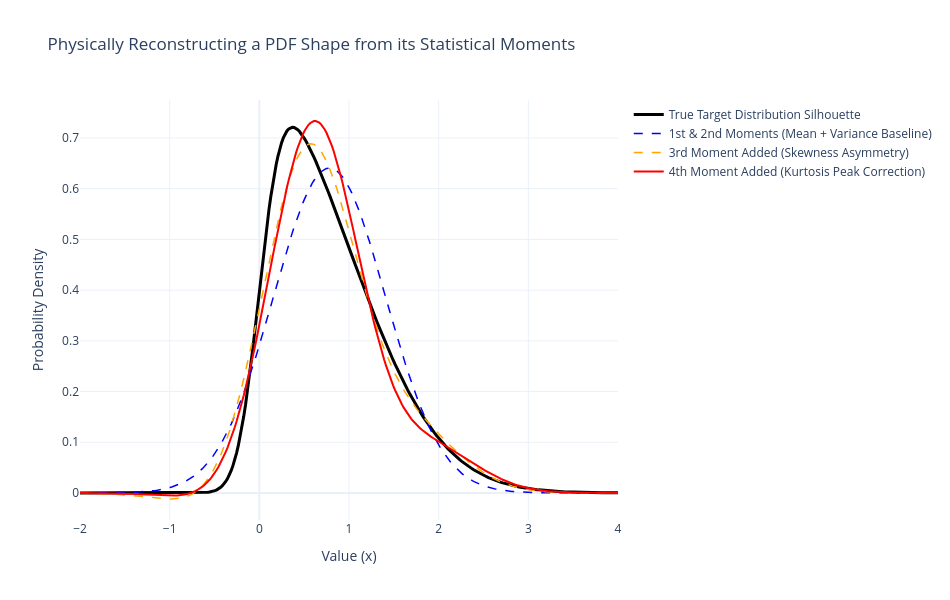

Notebook source saved alongside this figure:
### Markdown cell above
## Reconstructing a PDF's Shape from Its Moments

Moments don't just describe a curve abstractly — they can be used to rebuild an approximate density via a Gram–Charlier expansion around a Normal baseline. Starting from a skewed target distribution, we layer in the 3rd (skewness) and 4th (kurtosis) standardized moments on top of a mean/variance-only Normal approximation, watching the reconstructed curve bend toward the true shape.

### Code cell
# -------------------------------------------------------------------------
# 1. GENERATE THE TRUE SKEWED PDF TARGET
# -------------------------------------------------------------------------
np.random.seed(42)
true_skew_dist = stats.skewnorm(a=5, loc=0, scale=1)
x_grid = np.linspace(-2, 4, 300)
y_true_pdf = true_skew_dist.pdf(x_grid)

# Calculate empirical moments directly from the population parameters
mu = true_skew_dist.mean()
sigma = true_skew_dist.std()
skew = stats.skewnorm.stats(a=5, moments='s')  # 3rd Standardized Moment
kurt = stats.skewnorm.stats(a=5, moments='k')  # 4th Standardized Moment (Excess)

# -------------------------------------------------------------------------
# 2. CONSTRUCT THE PDF LAYERS STEP-BY-STEP (Gram-Charlier Expansion)
# -------------------------------------------------------------------------
# Standardize the x-axis grid to get z-scores
z = (x_grid - mu) / sigma
phi = stats.norm.pdf(z) / sigma

# Baseline: 1st & 2nd Moments (Just standard mean and variance)
pdf_2_moments = phi

# Layering the 3rd Moment: Skewness introduces directional tilt
# He3(z) = z^3 - 3z
he3 = z**3 - 3*z
pdf_3_moments = phi * (1.0 + (skew / 6.0) * he3)

# Layering the 4th Moment: Kurtosis adjusts peak sharpness and tail weight
# He4(z) = z^4 - 6z^2 + 3
he4 = z**4 - 6.0*z**2 + 3.0
pdf_4_moments = phi * (1.0 + (skew / 6.0) * he3 + (kurt / 24.0) * he4)

# -------------------------------------------------------------------------
# 3. INTERACTIVE PLOTLY RENDERING
# -------------------------------------------------------------------------
fig = go.Figure()

# Ground Truth Target Curve
fig.add_trace(go.Scatter(
    x=x_grid, y=y_true_pdf,
    mode='lines', line=dict(color='black', width=3),
    name='True Target Distribution Silhouette'
))

# Mean + Variance Guess
fig.add_trace(go.Scatter(
    x=x_grid, y=pdf_2_moments,
    mode='lines', line=dict(color='blue', width=1.5, dash='dash'),
    name='1st & 2nd Moments (Mean + Variance Baseline)'
))

# Skewness Addition
fig.add_trace(go.Scatter(
    x=x_grid, y=pdf_3_moments,
    mode='lines', line=dict(color='orange', width=1.5, dash='dash'),
    name='3rd Moment Added (Skewness Asymmetry)'
))

# Full 4-Moment Custom Profile
fig.add_trace(go.Scatter(
    x=x_grid, y=pdf_4_moments,
    mode='lines', line=dict(color='red', width=2),
    name='4th Moment Added (Kurtosis Peak Correction)'
))

# Structural Canvas Design
fig.update_layout(
    title='Physically Reconstructing a PDF Shape from its Statistical Moments',
    xaxis_title='Value (x)',
    yaxis_title='Probability Density',
    template='plotly_white',
    width=950, height=600,
    hovermode='x unified'
)

fig.show()

### Figure 1 — Plotly figure (JSON) as saved in the notebook; plotly's stock layout.template omitted (floating-point values rounded to 4 significant figures; data arrays with more than 128 entries replaced by an {"elided": "..."} marker saying what was removed)
{"data": [{"line": {"color": "black", "width": 3}, "mode": "lines", "name": "True Target Distribution Silhouette", "type": "scatter", "x": {"elided": "300 float values"}, "y": {"elided": "300 float values"}}, {"line": {"color": "blue", "dash": "dash", "width": 1.5}, "mode": "lines", "name": "1st & 2nd Moments (Mean + Variance Baseline)", "type": "scatter", "x": {"elided": "300 float values"}, "y": {"elided": "300 float values"}}, {"line": {"color": "orange", "dash": "dash", "width": 1.5}, "mode": "lines", "name": "3rd Moment Added (Skewness Asymmetry)", "type": "scatter", "x": {"elided": "300 float values"}, "y": {"elided": "300 float values"}}, {"line": {"color": "red", "width": 2}, "mode": "lines", "name": "4th Moment Added (Kurtosis Peak Correction)", "type": "scatter", "x": {"elided": "300 float values"}, "y": {"elided": "300 float values"}}], "layout": {"height": 600, "hovermode": "x unified", "title": {"text": "Physically Reconstructing a PDF Shape from its Statistical Moments"}, "width": 950, "xaxis": {"title": {"text": "Value (x)"}}, "yaxis": {"title": {"text": "Probability Density"}}}}
